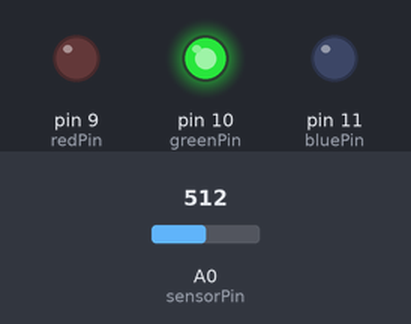
This sketch was run on a simulated Arduino Uno, built with avr-gcc and run on an emulated ATmega328P. Shown: output pins drawn as LEDs (lit = HIGH). Inputs (shaded band) come from the test bench; at power-on: A0 (sensorPin) = 512.

Above: at 1.2 s.
1.3 s: A0 (sensorPin) set to 693
2.8 s: A0 (sensorPin) set to 710
At 3.1 s:
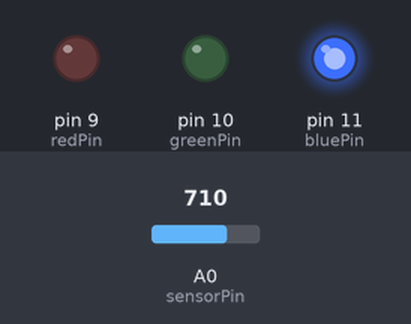
4.3 s: A0 (sensorPin) set to 290
At 5.4 s:
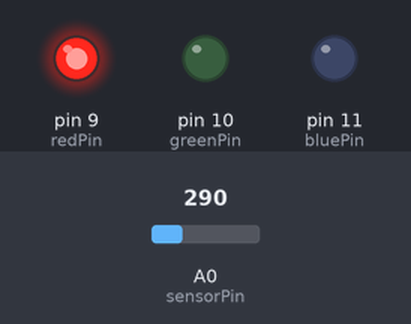
5.8 s: A0 (sensorPin) set to 307
At 6.6 s:
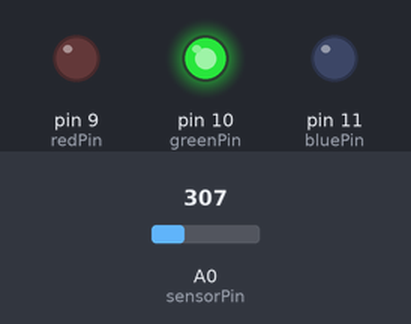
7.3 s: A0 (sensorPin) set to 122
At 7.7 s:
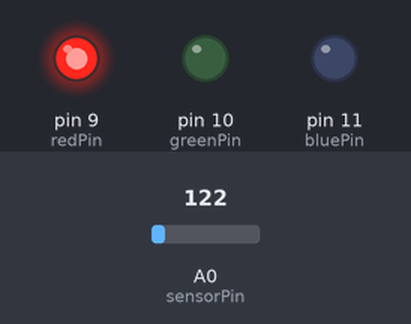
Timing chart, 0 to 9.8 s (numbered marks = the images above; inputs shaded):
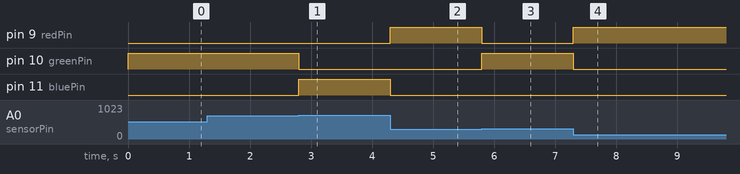

The sketch:

C4E3.ino
```cpp
//Localización de una fuente de luz con 4 fotoceldas en línea, debe indicar en qué tramo está la fuente de luz.


const int sensorPin = A0;
const int redPin = 9;
const int greenPin = 10;
const int bluePin = 11;

void setup() {
  pinMode(sensorPin, INPUT);
  pinMode(redPin, OUTPUT);
  pinMode(greenPin, OUTPUT);
  pinMode(bluePin, OUTPUT);
}

void loop() {
  int sensorValue = analogRead(sensorPin);

  if (sensorValue < 300) {
    setColor(255, 0, 0);
  } else if (sensorValue >= 300 && sensorValue < 700) {
    setColor(0, 255, 0);
  } else {
    setColor(0, 0, 255);
  }
}

void setColor(int red, int green, int blue) {
  analogWrite(redPin, red);
  analogWrite(greenPin, green);
  analogWrite(bluePin, blue);
}
```

Measured:
- the behaviour switches between 699 and 700 on A0 (sensorPin) (found by bisection; images 0 and 1)
- the behaviour switches between 299 and 300 on A0 (sensorPin) (found by bisection; images 2 and 3)
- after the input at 1.3 s, every drawn part: stays the same
- after the input at 2.8 s, pin 10 (greenPin): HIGH → LOW at once; pin 11 (bluePin): LOW → HIGH at once
- after the input at 4.3 s, pin 9 (redPin): LOW → HIGH at once; pin 11 (bluePin): HIGH → LOW at once
- after the input at 5.8 s, pin 9 (redPin): HIGH → LOW at once; pin 10 (greenPin): LOW → HIGH at once
- after the input at 7.3 s, pin 9 (redPin): LOW → HIGH at once; pin 10 (greenPin): HIGH → LOW at once
